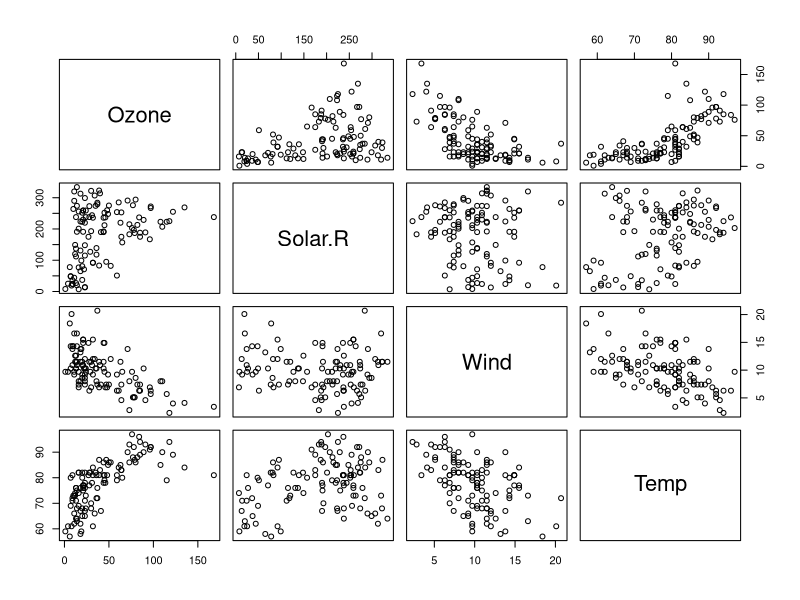
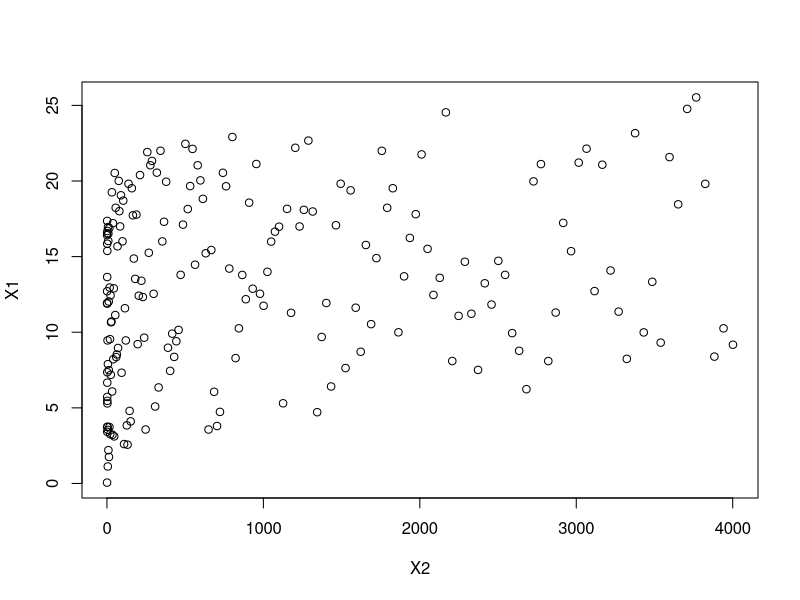

Write the R code that produced these figures, in order.
data("airquality")
head(airquality, 20)

library(dplyr)
#^Need this to complete the next step

#Next, remove N/A's to clean up the dataset
airquality = airquality %>%
  subset(is.na(Solar.R)==FALSE & is.na(Ozone)==FALSE)

#Plot
pairs(airquality[,c(1:4)])

#Calculate correlations 
cor(airquality[,c(1:4)], use="na.or.complete")
#^Notice the high correlation between wind/ozone and temp/ozone


####Exercise 1: Manipulate the above code to reduce the 
####correlation between X1 and X2 and recalculate the regression 
####coefficients. Explain what you find. Hint: Increase the random 
####noise of X1 and X2 so that the two can be less correlated.

Y = seq(from=0, to=20, by=0.1)
X1 = (Y-2)/3 + runif(length(Y), min=0.5, max=20)
X2 = (Y^3)/2 + runif(length(Y), min=0.5, max=2)
df = as.data.frame(cbind(Y, X1, X2))
summary(lm(Y~X1+X2, data=df))
plot(X1~X2)
cor(X1,X2)
# cor = 0.2166263

#By increasing the max and therefore the noise for X1, the correlation decreases significantly.


###Comparing models

mod1 = lm(Temp~Wind, data=airquality)
summary(mod1)
mod2 = lm(Temp~Wind+Solar.R, data=airquality)
summary(mod2)
anova(mod1, mod2)

####Exercise 2 [Bonus, 2 pts] Challenge yourself by calculateing the 
#RSS of the two models, F statistics (1 pt) and the p-value (1 pt) all 
#by yourself (i.e. not using the anova() function)

res1 = residuals(mod1)
RSS1 = sum(res1^2)
RSS1

res2 = residuals(mod2)
RSS2 = sum(res2^2)
RSS2

#Not sure how to manually calculate the F statistic and p-value...ran out of time!

#Compare a third model (mod3) with ozone varaible as the third independent 
#variable to mod1 and mod2 above. Does it explain more variance? Does it 
#give you reasonable estimate of regression coefficients?

mod3 = lm(Temp~Wind+Solar.R+Ozone, data=airquality)
summary(mod3)

anova(mod1, mod2, mod3)

####Exercise 3
#Compare the AIC of the three models above mod1, mod2, and mod3. Do you 
#have different conclusion in terms of which model performs better?

#Lower AIC is better, therefore model 3 performs best. Results below:

AIC(mod1, k = 2)
#788.9671
AIC(mod2, k = 2)
#782.6779
AIC(mod3, k = 2)
#747.5795
